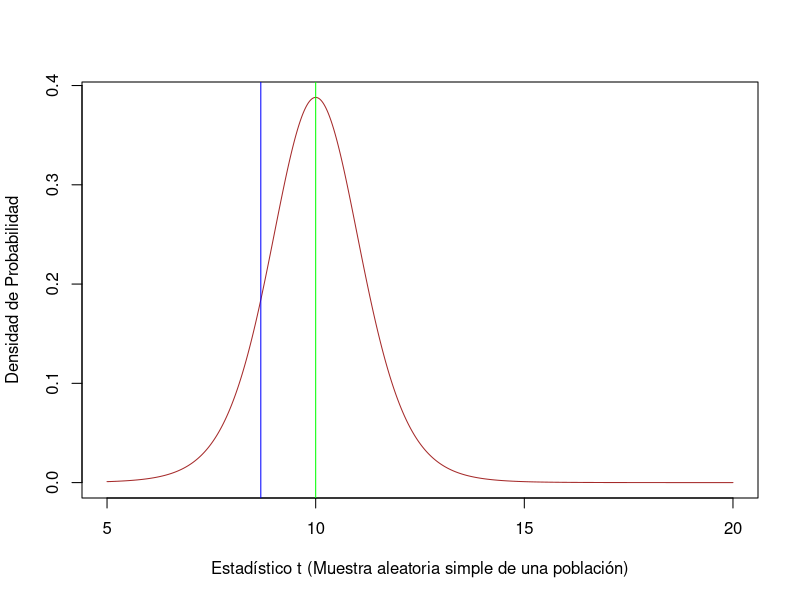

The R source for this figure:
## ---- chunk 1
# HO Media ≥ 10
# H1 Media < 10
#Muestra
n=10
Ho=10
x=c(3.58,10.03,4.77,9.71,10.4,14.66,8.45,5.4,9.75,10.1)
media=mean(x)
media
desviacion_tipica=sd(x)
desviacion_tipica
α=0.05
y=qt(α,n-1)
y
Estadistico=(media-Ho)/(desviacion_tipica/sqrt(n))
Estadistico
# Desicicion = no rechazar H0 y concluir que el número promedio de una muestra aleatoria simple de una población no es significativamente menor que 10
PT<-seq(5,20,0.001)
sigma_muestra<-desviacion_tipica
mu<-Ho
media_muestra<-media
tmedia_muestra<-(media_muestra-mu)/(sigma_muestra/sqrt(n-1))
tmu<-(mu-mu)/(sigma_muestra/sqrt(n-1))
TPT<-(PT-mu)/(sigma_muestra/sqrt(n-1))
DP0<-dt(TPT, n-1)
plot(PT,DP0, type= "l", col="brown", ylab= "Densidad de Probabilidad", xlab= "Estadístico t (Muestra aleatoria simple de una población)")
abline(v=mu, col="green")
abline(v=media_muestra, col="blue")
alfa<-α
# Intevalo de decision
Zona_critica1<-qt(alfa,n-1)*(sigma_muestra/sqrt(n-1))+mu
Zona_critica1
#b)
#No Podría afirmarse con los datos que la media de la población es inferior a 10 solo podriamos llegar a afirmar que Ho no es verdadera #c)
#Acetamos Ho , Siendo Ho verdadera = No error
#Aceptamos Ho , Siendo Ho falsa = Error tipo II (β)
#Rechazamos Ho , Siendo Ho verdadera = Error tipo I (α)
#Rechazamos Ho, Sieno Ho falsa = No error

# α= P(RECHAZO/SIENDO Ho Verdadero)
# β= P(ACIERTO/SIENDO Ho Falsa)
# Potencia= Probabilidad de rechazar Ho
# P= 1- β
# 
# qt = -1.833113
# -1.833= VC-Ho/S/sqrt(n)
VC=y*(desviacion_tipica/sqrt(n))+n
VC
# Error tipo 1 es 0,05 
# Error tipo 2 es 
# β= P(Acetar/Ho falsa)
 # P(Media > 8.098184)
t=(VC-media)/(desviacion_tipica/sqrt(n))
t
β=pt(t,9)
β
Potencia=1-β
Potencia
power.t.test( delta = 1, sd=desviacion_tipica, sig.level= α, power= Potencia)
#En este caso tomaremos n=136, que nos garantiza alcanzar una potencia del 70%

